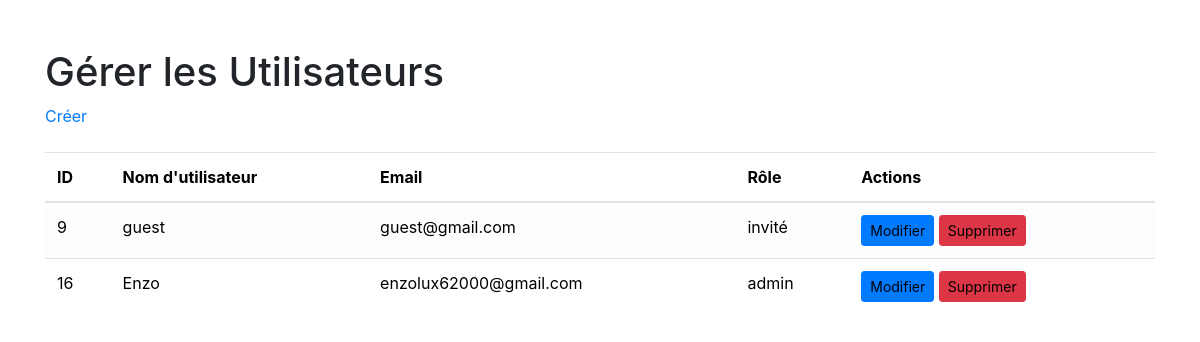
/profile_admin.php (signed in), run on the app's committed database.
### tables this page shows
CREATE TABLE `Utilisateurs` (
  `id` int NOT NULL,
  `username` varchar(100) NOT NULL,
  `email` varchar(255) NOT NULL,
  `mot_de_passe` varchar(255) NOT NULL,
  `role` enum('invité','admin') DEFAULT 'invité'
);

### profile_admin.php (the view, shortened to what this page needs)
<?php
include "connexion.php";
?>
<!DOCTYPE html>
<html lang="fr">
<head>
    <link rel="stylesheet" href="css/bootstrap.css">
</head>
<body>
    <div class="container">
        <h1 class="mt-5">Gérer les Utilisateurs</h1>
        <div class="header-section">
            <a href="create_user_form.php" class="create-button">Créer</a>
        </div>
        <table class="table table-striped mt-4">
            <thead>
                <tr>
                    <th>ID</th>
                    <th>Nom d'utilisateur</th>
                    <th>Email</th>
                    <th>Rôle</th>
                    <th>Actions</th>
                </tr>
            </thead>
            <tbody>
                <?php
                $sql = "SELECT * FROM Utilisateurs";
                $stmt = $pdo->query($sql);
                while ($row = $stmt->fetch()) {
                    echo "<tr>";
                    echo "<td>" . $row['id'] . "</td>";
                    echo "<td>" . $row['username'] . "</td>";
                    echo "<td>" . $row['email'] . "</td>";
                    echo "<td>" . $row['role'] . "</td>";
                    echo "<td>
                        <a href='edit_user.php?id=" . $row['id'] . "' class='btn btn-primary btn-sm'>Modifier</a>
                        <a href='delete_user.php?id=" . $row['id'] . "' class='btn btn-danger btn-sm' onclick='return confirm(\"Êtes-vous sûr de vouloir supprimer cet utilisateur ?\");'>Supprimer</a>
                    </td>";
                    echo "</tr>";
                }
                ?>
            </tbody>
        </table>
    </div>
</body>
</html>

### profile_admin.php (style rules this page uses)
.table th, .table td { color: black !important; }
.table a { color: black !important; text-decoration: none; }

### data on the page
utilisateurs: id "9", username "guest", email "guest@gmail.com", role "invité"
utilisateurs: id "16", username "Enzo", email "enzolux62000@gmail.com", role "admin"
